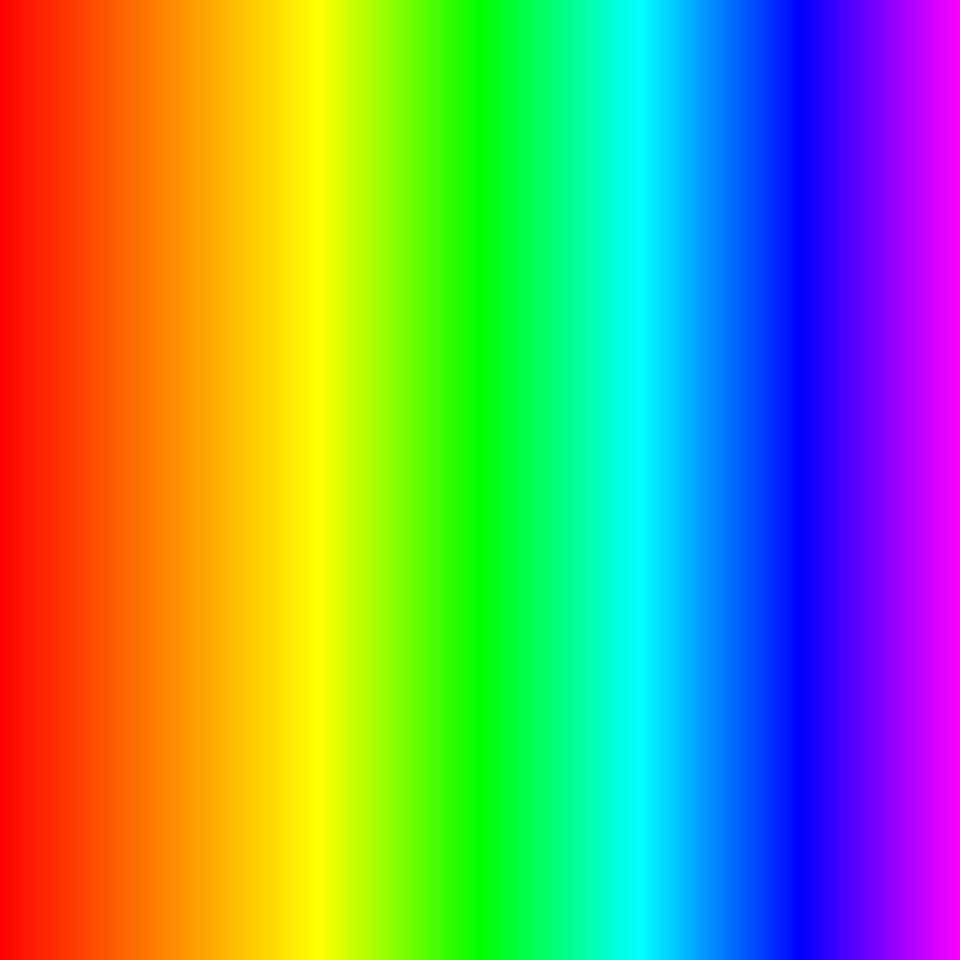
#> input picture images/rainbow.png, 960 x 960 px
$ python trackbars.py
#> lines starting #> are read from the running program, lines starting #| are printed output that depends on the picture; after the words box and inside, x2 and y2 are one past the last pixel; in counts of white or black regions, pixels touching at a corner belong together
import cv2
import numpy as np

def nothing(x):
    pass

img = cv2.imread("images/rainbow.png")
#> img is the input picture: shape (960, 960, 3); mean B, G, R 106.3, 149.2, 127
hsv = cv2.cvtColor(img, cv2.COLOR_BGR2HSV)
#> hsv: shape (960, 960, 3); mean H, S, V 65, 255, 255

cv2.namedWindow("Trackbars")
cv2.createTrackbar("H Min", "Trackbars", 0, 179, nothing)
#> slider 'H Min' is set to 35
cv2.createTrackbar("H Max", "Trackbars", 179, 179, nothing)
cv2.createTrackbar("S Min", "Trackbars", 0, 255, nothing)
#> slider 'S Min' is set to 51
cv2.createTrackbar("S Max", "Trackbars", 255, 255, nothing)
cv2.createTrackbar("V Min", "Trackbars", 0, 255, nothing)
#> slider 'V Min' is set to 51
cv2.createTrackbar("V Max", "Trackbars", 255, 255, nothing)

while True:
    h_min = cv2.getTrackbarPos("H Min", "Trackbars")
    h_max = cv2.getTrackbarPos("H Max", "Trackbars")
    s_min = cv2.getTrackbarPos("S Min", "Trackbars")
    s_max = cv2.getTrackbarPos("S Max", "Trackbars")
    v_min = cv2.getTrackbarPos("V Min", "Trackbars")
    v_max = cv2.getTrackbarPos("V Max", "Trackbars")

    lower = np.array([h_min, s_min, v_min])
    upper = np.array([h_max, s_max, v_max])

    mask = cv2.inRange(hsv, lower, upper)
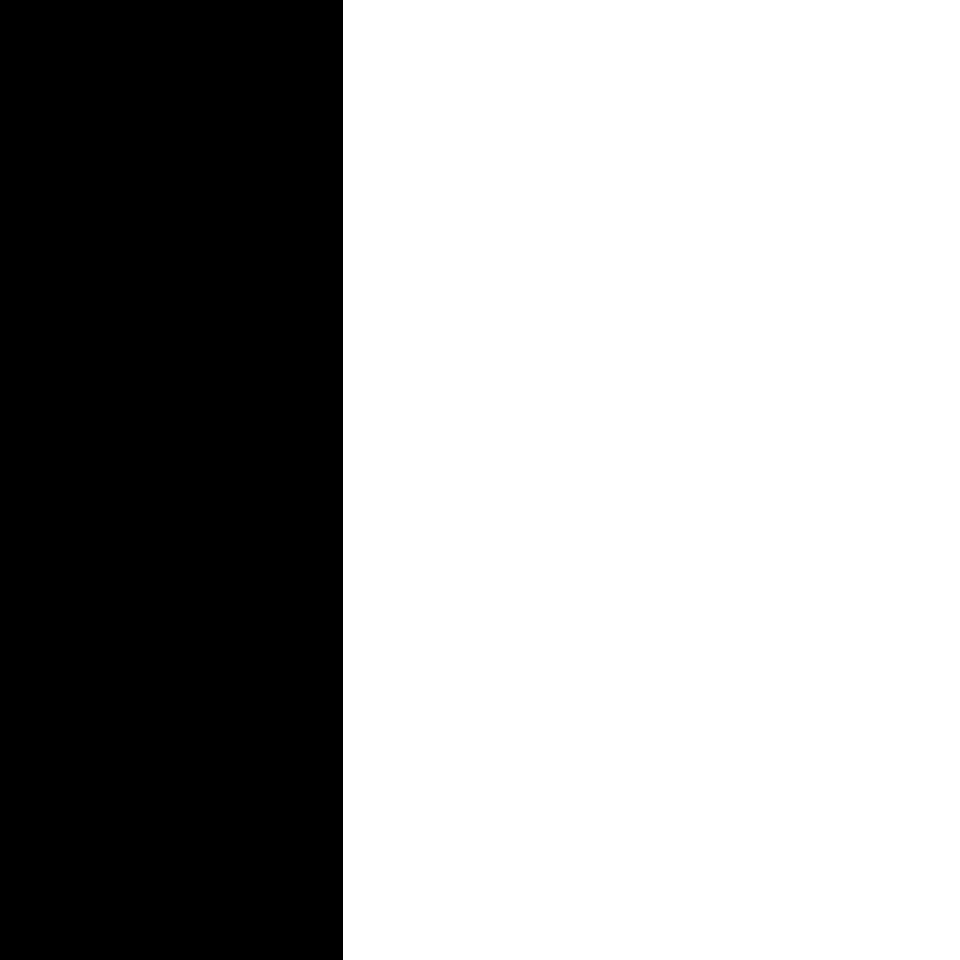
#> mask: shape (960, 960); 64.3% white; 1 black region, box (x1, y1, x2, y2) and area: (0, 0, 343, 960) 329280
    result = cv2.bitwise_and(img, img, mask=mask)
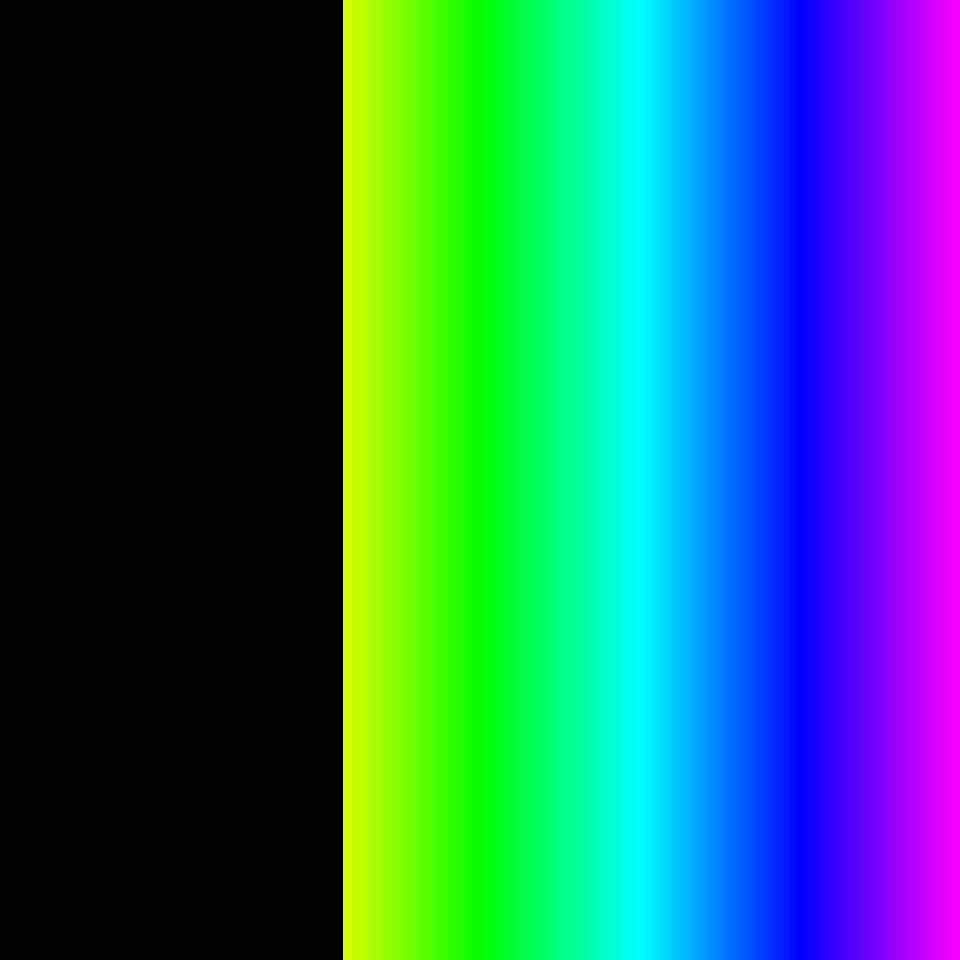
#> result: shape (960, 960, 3); mean B, G, R 106.3, 100.3, 36.4

    cv2.imshow("Mask", mask)
    cv2.imshow("Result", result)

    if cv2.waitKey(1) & 0xFF == 27:
#> (key Esc is pressed here)
        break

cv2.destroyAllWindows()
